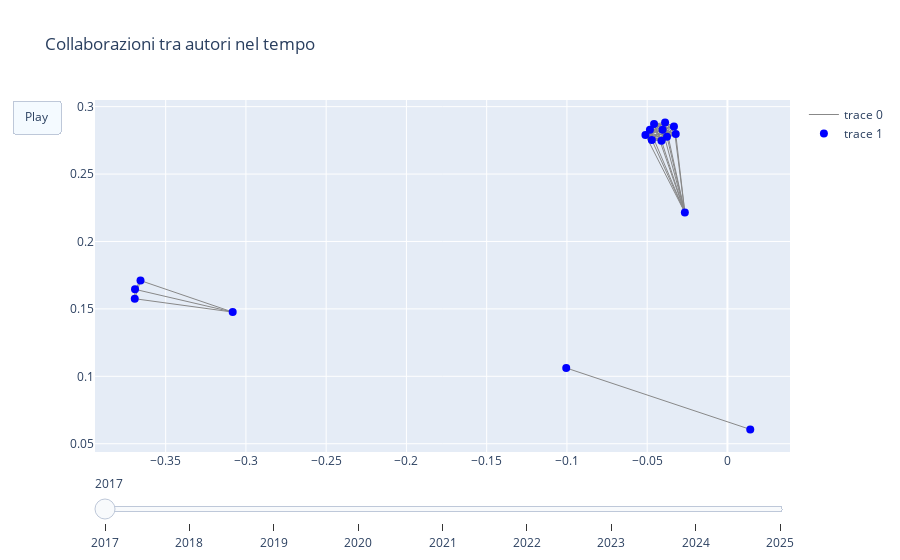

Write notebook code for a chart like this one.
### Code cell
pos = nx.spring_layout(
    nx.compose_all(grafi_per_anno.values()),
    seed=42
)

frames = []
for anno in sorted(grafi_per_anno.keys()):
    edge, node = plot_graph_plotly(grafi_per_anno[anno], pos, anno)
    frames.append(
        go.Frame(
            data=[edge, node],
            name=str(anno)
        )
    )

fig = go.Figure(
    data=frames[0].data,
    frames=frames,
    layout=go.Layout(
        title="Collaborazioni tra autori nel tempo",
        updatemenus=[{
            "type": "buttons",
            "buttons": [{
                "label": "Play",
                "method": "animate",
                "args": [None]
            }]
        }],
        sliders=[{
            "steps": [
                {"method": "animate", "args": [[f.name]], "label": f.name}
                for f in frames
            ]
        }]
    )
)

fig.show()

### Figure 1 — Plotly figure (JSON) as saved in the notebook; plotly's stock layout.template omitted (floating-point values rounded to 4 significant figures; data arrays with more than 128 entries replaced by an {"elided": "..."} marker saying what was removed)
{"data": [{"hoverinfo": "none", "line": {"color": "#888", "width": 1}, "mode": "lines", "type": "scatter", "x": {"elided": "186 float values"}, "y": {"elided": "186 float values"}}, {"hoverinfo": "text", "marker": {"color": "blue", "size": 8}, "mode": "markers", "text": ["Altenkirch", "T.; Chaudhuri", "K.; Dowek", "G.; Felty", "A.; Filinski", "A.; Miculan", "M.; Rabe", "F.; Ricciotti", "W.; Sacerdoti Coen", "C.S.; Sojakova", "K.", "Corbatto", "M.", "Omodeo", "E.G.; Policriti", "A.; Tomescu", "A.I."], "type": "scatter", "x": [-0.03333, -0.0483, -0.04109, -0.03222, -0.03884, -0.02653, -0.04712, -0.04041, -0.04572, -0.03766, -0.05108, -0.1004, 0.01421, -0.3691, -0.3082, -0.3693, -0.3657], "y": [0.2853, 0.2829, 0.2746, 0.2798, 0.2882, 0.2215, 0.2753, 0.2829, 0.2871, 0.2776, 0.279, 0.1062, 0.06062, 0.1645, 0.1476, 0.1575, 0.171]}], "layout": {"sliders": [{"steps": [{"args": [["2017"]], "label": "2017", "method": "animate"}, {"args": [["2018"]], "label": "2018", "method": "animate"}, {"args": [["2019"]], "label": "2019", "method": "animate"}, {"args": [["2020"]], "label": "2020", "method": "animate"}, {"args": [["2021"]], "label": "2021", "method": "animate"}, {"args": [["2022"]], "label": "2022", "method": "animate"}, {"args": [["2023"]], "label": "2023", "method": "animate"}, {"args": [["2024"]], "label": "2024", "method": "animate"}, {"args": [["2025"]], "label": "2025", "method": "animate"}]}], "title": {"text": "Collaborazioni tra autori nel tempo"}, "updatemenus": [{"buttons": [{"args": [null], "label": "Play", "method": "animate"}], "type": "buttons"}]}}
